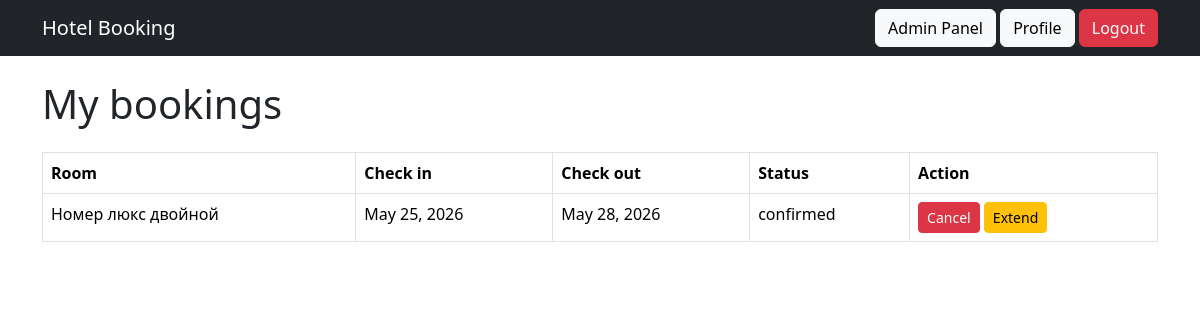
/profile/ (signed in), run on the app's committed database.
### main/models.py (models this page shows, shortened)
class Booking(models.Model):
    BOOKING_STATUS = (
        ('pending', 'Pending'),
        ('confirmed', 'Confirmed'),
        ('cancelled', 'Cancelled'),
    )
    user = models.ForeignKey(
        User,
        on_delete=models.CASCADE,
        related_name='bookings'
    )
    room = models.ForeignKey(
        Room,
        on_delete=models.CASCADE,
        related_name='bookings'
    )
    check_in = models.DateField()
    check_out = models.DateField()
    total_price = models.DecimalField(
        max_digits=10,
        decimal_places=2,
        default=0
    )
    status = models.CharField(
        max_length=20,
        choices=BOOKING_STATUS,
        default='pending'
    )
    created_at = models.DateTimeField(auto_now_add=True)

class Room(models.Model):
    ROOM_TYPES = (
        ('economy', 'Economy'),
        ('standard', 'Standard'),
        ('comfort', 'Comfort'),
        ('deluxe', 'Deluxe'),
        ('lux', 'Lux'),
        ('full_lux', 'Full Lux'),
        ('presidential', 'Presidential'),
    )
    hotel = models.ForeignKey(
        Hotel,
        on_delete=models.CASCADE,
        related_name='rooms'
    )
    title = models.CharField(max_length=255)
    description = models.TextField()
    room_type = models.CharField(
        max_length=20,
        choices=ROOM_TYPES,
        default='standard'
    )
    price = models.DecimalField(
        max_digits=10,
        decimal_places=2
    )
    capacity = models.PositiveIntegerField()
    size_m2 = models.PositiveIntegerField(
        null=True,
        blank=True
    )
    BED_TYPES = (
        ('single', 'Single'),
        ('double', 'Double'),
        ('triple', 'Triple'),
        ('queen (1 big bed for 1 person)', 'Queen (1 big bed for 1 person)'),
        ('king (bed for 4 people)', 'King (bed for 4 people)'),
    )
    beds = models.PositiveIntegerField(default=1)
    bed_type = models.CharField(
        max_length=50,
        choices=BED_TYPES,
        default='single'
    )
    has_wifi = models.BooleanField(default=True)
    has_breakfast = models.BooleanField(default=False)
    has_air_conditioning = models.BooleanField(default=True)
    is_available = models.BooleanField(default=True)
    rating = models.DecimalField(
        max_digits=3,
        decimal_places=1,
        default=4.0
    )
    created_at = models.DateTimeField(auto_now_add=True)

### main/views.py (the view)
# urls.py: path('profile/', profile, name='profile'),
@login_required
def profile(request):
    bookings = Booking.objects.filter(
        user=request.user
    )
    return render(request, 'profile.html', {
        'bookings': bookings
    })

### main/templates/profile.html
{% extends 'base.html' %}
{% block content %}
<h1>My bookings</h1>
<table class="table table-bordered mt-4">
    <tr>
        <th>Room</th>
        <th>Check in</th>
        <th>Check out</th>
        <th>Status</th>
        <th>Action</th>
    </tr>
    {% for booking in bookings %}
        <tr>
            <td>{{ booking.room.title }}</td>
            <td>{{ booking.check_in }}</td>
            <td>{{ booking.check_out }}</td>
            <td>{{ booking.status }}</td>
            <td>
                {% if booking.status != 'cancelled' %}
                    <a href="{% url 'cancel_booking' booking.id %}"
                       class="btn btn-danger btn-sm">
                        Cancel
                    </a>
                {% endif %}
                <a href="{% url 'extend_booking' booking.id %}"
                class="btn btn-warning btn-sm">
                    Extend
                </a>
            </td>
        </tr>
    {% endfor %}
</table>
{% endblock %}

### data on the page
Booking: room "Номер люкс двойной", check_in "May 25, 2026", check_out "May 28, 2026", status "confirmed", shows "Cancel"
